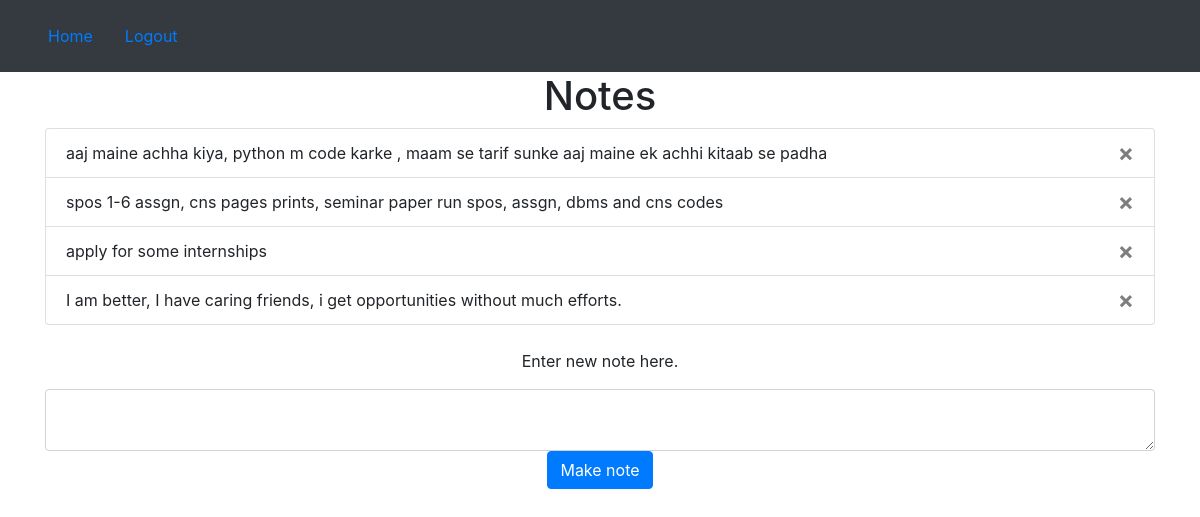
Screenshot of / (signed in) with the database file from the repository.
### website/models.py (models this page shows)
class Note(db.Model):
    id=db.Column(db.Integer,primary_key=True)
    data=db.Column(db.String(10000))
    date=db.Column(db.DateTime(timezone=True),default=func.now())
    user_id= db.Column(db.Integer,db.ForeignKey('user.id'))

### website/views.py (the view, shortened to what this page needs)
@views.route('/',methods=['GET','POST'])
@login_required
def home():
    return render_template("home.html", user=current_user)

### website/__init__.py (called while the page is built)
def create_app():
  app=Flask(__name__)
  app.config['SECRET_KEY']="manishitis"
  app.config['SQLALCHEMY_DATABASE_URI']= f'sqlite:///{DB_NAME}'
  db.init_app(app)
  from .auth import auth
  from .views import views
  app.register_blueprint(views,url_prefix="/")
  app.register_blueprint(auth,url_prefix="/")
  from . import models
  create_database(app)
  login_manager= LoginManager()
  login_manager.login_view='auth.login'
  login_manager.init_app(app)
  @login_manager.user_loader
  def load_user(id):
    return models.User.query.get(int(id))
  return app

### website/templates/home.html (shortened to what this page needs)
{% extends "base.html" %}
{% block content%}
<h1 style="text-align:center">Notes</h1>
<ul class="list-group item-group-flush" id="notes">
    {% for notes in user.notes %}
    <li class="list-group-item">{{ notes.data }}
        <button class="close" type="button" onclick="deleteNote({{ notes.id }})"><span aria-hidden="True">&times;</span></button>
    </li>
    {% endfor %}
</ul>
<br>
<p style="text-align: center;">Enter new note here.</p>
<form method="POST">
    <textarea id="note" name="note" class="form-control"></textarea>
    <div align="center">
        <button type="submit" class="btn btn-primary">Make note</button>
    </div>
</form>
{% endblock %}

### website/templates/base.html (shortened to what this page needs)
<!DOCTYPE html>
<html lang="en">
<head>
    <link rel="stylesheet" href="https://cdn.jsdelivr.net/npm/bootstrap@4.3.1/dist/css/bootstrap.min.css">
</head>
<body>
    <nav class="navbar navbar-expand-lg navbar-dark bg-dark">
       <div class="collapse navbar-collapse" id="navbar">
          <div class="navbar nav">
            {% if user.is_authenticated %}
            <a class="nav-item nav-link" id="home" href="/">Home</a>
            <a class="nav-item nav-link" id="logout" href="/logout">Logout</a>
            {% else %}
            <a class="nav-item nav-link" id="login" href="/login">Login</a>
            <a class="nav-item nav-link" id="signup" href="/signup">Sign up</a>
            {% endif %}
          </div>
       </div>
    </nav>
    <div class="container">
        {% block content%}
        {% endblock %}
    </div>
</body>
</html>

### rows the page displays
Note: data "aaj maine achha kiya, python m code karke , maam se tarif sunke aaj maine ek achhi kitaab se padha"
Note: data "spos 1-6 assgn, cns pages prints, seminar paper run spos, assgn, dbms and cns codes"
Note: data "apply for some internships"
Note: data "I am better, I have caring friends, i get opportunities without much efforts."
